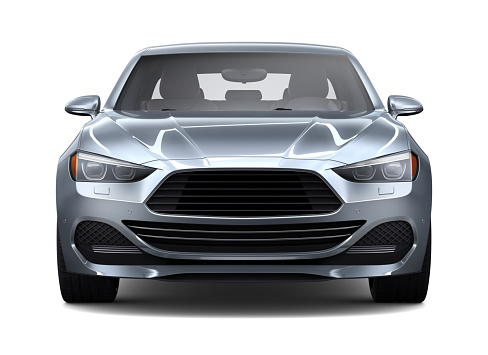
#> input picture self_drive_car/carFront.jpg, 488 x 355 px
$ python Self_Drive.py
#> lines starting #> are read from the running program, lines starting #| are printed output that depends on the picture; after the words box and inside, x2 and y2 are one past the last pixel; in counts of white or black regions, pixels touching at a corner belong together
import cv2
import random
img_file = 'carFront.jpg'
# Pre-trained car classfier
classfier_file = 'car_detector.xml'
car_tracker = cv2.CascadeClassifier(classfier_file)
# create an opencv image
img = cv2.imread(img_file)
#> img is the input picture: shape (355, 488, 3); mean B, G, R 175.1, 171.9, 169.8
# grayscale
grayscaled_img = cv2.cvtColor(img, cv2.COLOR_BGR2GRAY)
# get coordinates of car irrespective of size and scale
car_coordinates = car_tracker.detectMultiScale(grayscaled_img)
#> car_coordinates = [[353, 101, 48, 48], [288, 103, 53, 53], [327, 126, 76, 76], [74, 118, 92, 92]]
print(car_coordinates)
#| [[353 101  48  48]
#|  [288 103  53  53]
#|  [327 126  76  76]
#|  [ 74 118  92  92]]
numberofcars = len(car_coordinates)
#> numberofcars = 4
print(numberofcars)
#| 4
for i in range(0, numberofcars):
    (x, y, w, h) = car_coordinates[i]
    cv2.rectangle(img, (x, y), (x + w, y + h), (0, 255, 0), 5)
# cv2.imshow('name you want to be displayed in loaded image', img)
    cv2.imshow('CarDetector', img)
# the image loads and immediatly closes. We do not want that, so we use the "cv2.waitKey()" to ensure that the image stays and waits until we press a key.
    cv2.waitKey()
#> this loop made 4 passes
#> pass 1, `cv2.imshow('CarDetector', img)`:
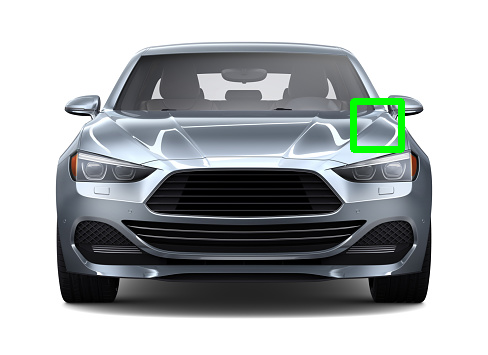
#> window 'CarDetector': shape (355, 488, 3); mean B, G, R 173.7, 172.5, 168.6
#> pass 2, `cv2.imshow('CarDetector', img)`:
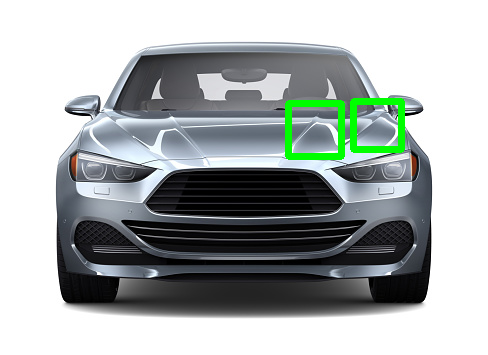
#> window 'CarDetector': shape (355, 488, 3); mean B, G, R 172.2, 173.3, 167.2
#> after the loop:
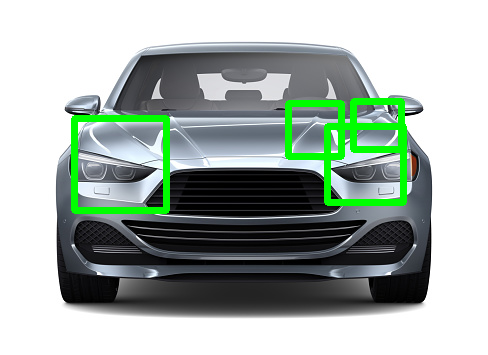
#> img: shape (355, 488, 3); 4.13% of pixels changed, all inside (x1, y1, x2, y2) = (71, 98, 407, 214)


print("code completed")
